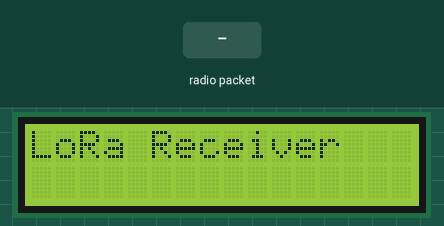
A sketch run on a simulated Arduino Uno, built with avr-gcc and run on an emulated ATmega328P. Shown: 16×2 character LCD. Inputs (shaded band) come from the test bench. No radio packets arrive unless stated.

Above: at 0.1 s.
4.4 s: radio packet "1" arrives
At 6.0 s:
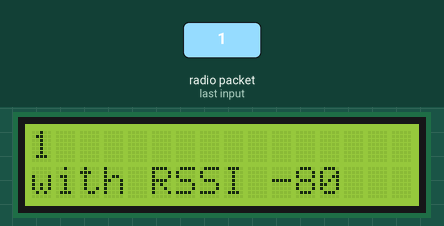
6.9 s: radio packet "0" arrives
At 9.0 s:
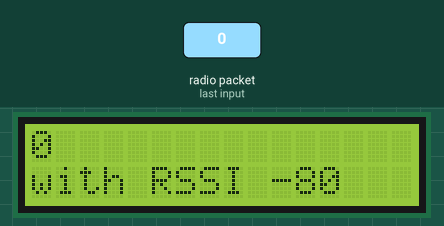
9.4 s: radio packet "2" arrives
At 11.0 s:
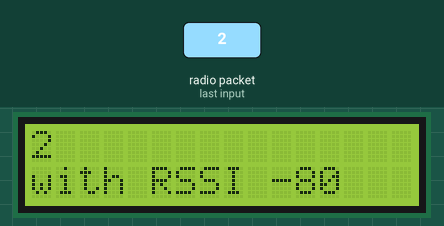
Timing chart, 0 to 12.5 s (numbered marks = the images above; inputs shaded):
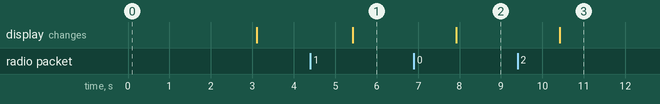

The sketch:

LoRa_Receiver.ino
```cpp
#include <Arduino.h>

#include <SPI.h>

#include <LoRa.h>

#include <Wire.h>

#include <LiquidCrystal_I2C.h>

LiquidCrystal_I2C lcd(0x27, 2, 1, 0, 4, 5, 6, 7, 3, POSITIVE);
int counter = 0;

#define ss 10
#define rst 9
#define dio0 2

void setup() {

  //Serial.begin(9600);

  lcd.begin(16, 2);

  lcd.backlight();//To Power ON the back light

  lcd.clear();
  lcd.setCursor(0, 0);

  lcd.print("LoRa Receiver");
  delay(3000);
  lcd.clear();

  LoRa.setPins(ss, rst, dio0);

  while (!LoRa.begin(433E6)) {
    //lcd.setCursor(0,0);
    lcd.print(".");
    delay(500);
    counter++;
    if (counter > 3) {
      lcd.clear();
      counter = 0;
    }
  }
  LoRa.setSyncWord(0xF3);
}

void loop() {

  // try to parse packet

  int packetSize = LoRa.parsePacket();

  if (packetSize) {

    while (LoRa.available()) {
      String LoRaData = LoRa.readString();
      lcd.clear();
      lcd.setCursor(0, 0);
      lcd.print(LoRaData);
    }

    // print RSSI of packet
    lcd.setCursor(0,1);
    lcd.print("with RSSI ");
    lcd.print(LoRa.packetRssi());
  }
}
```

Measured:
- after the input at 4.4 s, the display: changes after 1.0 s (image 1)
- after the input at 6.9 s, the display: changes after 1.0 s (image 2)
- after the input at 9.4 s, the display: changes after 1.0 s (image 3)
